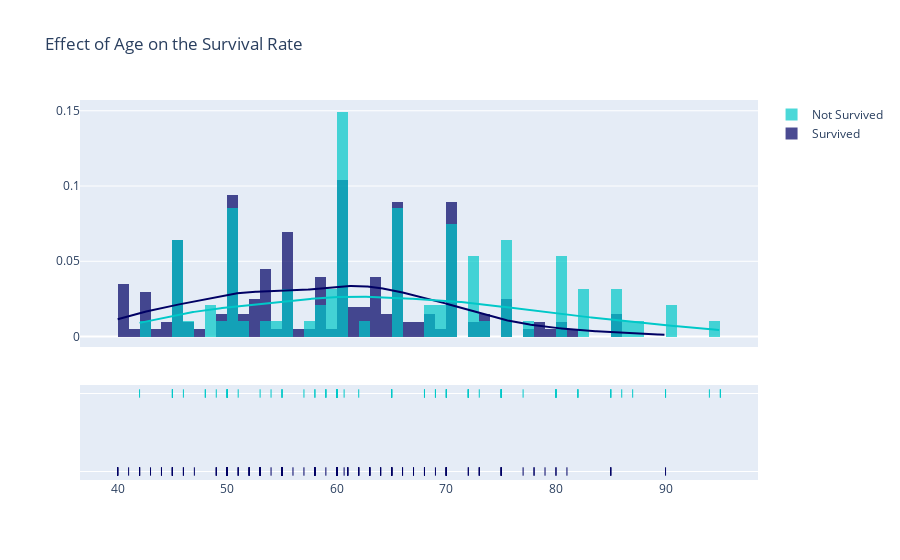

The notebook cell this image was saved under:
### Code cell
colors = ['rgb(0, 0, 100)', 'rgb(0, 200, 200)']

hist_data = [survived, not_survived]
group_labels = ['Survived', 'Not Survived']

fig = ff.create_distplot(hist_data, group_labels, bin_size=[1, 1], colors = colors)
fig.update_layout(title_text = "Effect of Age on the Survival Rate")

# show the interactive view
fig.show()

InsertChartSeparator()
# export to a png rendered format of the chart
fig.show("png")

### Figure 1 — Plotly figure (JSON) as saved in the notebook; plotly's stock layout.template omitted (floating-point values rounded to 4 significant figures; data arrays with more than 128 entries replaced by an {"elided": "..."} marker saying what was removed)
{"data": [{"autobinx": false, "histnorm": "probability density", "legendgroup": "Survived", "marker": {"color": "rgb(0, 0, 100)"}, "name": "Survived", "opacity": 0.7, "type": "histogram", "x": {"elided": "203 float values"}, "xaxis": "x", "xbins": {"end": 90, "size": 1, "start": 40}, "yaxis": "y"}, {"autobinx": false, "histnorm": "probability density", "legendgroup": "Not Survived", "marker": {"color": "rgb(0, 200, 200)"}, "name": "Not Survived", "opacity": 0.7, "type": "histogram", "x": [75, 55, 65, 50, 65, 90, 75, 60, 65, 80, 75, 62, 45, 50, 82, 87, 45, 70, 48, 65, 68, 75, 80, 95, 70, 58, 82, 94, 85, 50, 65, 69, 90, 82, 60, 70, 50, 70, 60, 50, 51, 60, 80, 57, 68, 53, 60, 70, 60, 95, 49, 72, 45, 50, 45, 60, 42, 72, 70, 65, 85, 69, 60, 60, 59, 60, 72, 85, 70, 86, 60, 46, 80, 72, 75, 72, 50, 45, 80, 59, 59, 65, 75, 58, 60.67, 50, 60, 45, 77, 48, 54, 73, 60, 55, 65, 55], "xaxis": "x", "xbins": {"end": 95, "size": 1, "start": 42}, "yaxis": "y"}, {"legendgroup": "Survived", "marker": {"color": "rgb(0, 0, 100)"}, "mode": "lines", "name": "Survived", "showlegend": false, "type": "scatter", "x": {"elided": "500 float values"}, "xaxis": "x", "y": {"elided": "500 float values"}, "yaxis": "y"}, {"legendgroup": "Not Survived", "marker": {"color": "rgb(0, 200, 200)"}, "mode": "lines", "name": "Not Survived", "showlegend": false, "type": "scatter", "x": {"elided": "500 float values"}, "xaxis": "x", "y": {"elided": "500 float values"}, "yaxis": "y"}, {"legendgroup": "Survived", "marker": {"color": "rgb(0, 0, 100)", "symbol": "line-ns-open"}, "mode": "markers", "name": "Survived", "showlegend": false, "type": "scatter", "x": {"elided": "203 float values"}, "xaxis": "x", "y": {"elided": "203 str values"}, "yaxis": "y2"}, {"legendgroup": "Not Survived", "marker": {"color": "rgb(0, 200, 200)", "symbol": "line-ns-open"}, "mode": "markers", "name": "Not Survived", "showlegend": false, "type": "scatter", "x": [75, 55, 65, 50, 65, 90, 75, 60, 65, 80, 75, 62, 45, 50, 82, 87, 45, 70, 48, 65, 68, 75, 80, 95, 70, 58, 82, 94, 85, 50, 65, 69, 90, 82, 60, 70, 50, 70, 60, 50, 51, 60, 80, 57, 68, 53, 60, 70, 60, 95, 49, 72, 45, 50, 45, 60, 42, 72, 70, 65, 85, 69, 60, 60, 59, 60, 72, 85, 70, 86, 60, 46, 80, 72, 75, 72, 50, 45, 80, 59, 59, 65, 75, 58, 60.67, 50, 60, 45, 77, 48, 54, 73, 60, 55, 65, 55], "xaxis": "x", "y": ["Not Survived", "Not Survived", "Not Survived", "Not Survived", "Not Survived", "Not Survived", "Not Survived", "Not Survived", "Not Survived", "Not Survived", "Not Survived", "Not Survived", "Not Survived", "Not Survived", "Not Survived", "Not Survived", "Not Survived", "Not Survived", "Not Survived", "Not Survived", "Not Survived", "Not Survived", "Not Survived", "Not Survived", "Not Survived", "Not Survived", "Not Survived", "Not Survived", "Not Survived", "Not Survived", "Not Survived", "Not Survived", "Not Survived", "Not Survived", "Not Survived", "Not Survived", "Not Survived", "Not Survived", "Not Survived", "Not Survived", "Not Survived", "Not Survived", "Not Survived", "Not Survived", "Not Survived", "Not Survived", "Not Survived", "Not Survived", "Not Survived", "Not Survived", "Not Survived", "Not Survived", "Not Survived", "Not Survived", "Not Survived", "Not Survived", "Not Survived", "Not Survived", "Not Survived", "Not Survived", "Not Survived", "Not Survived", "Not Survived", "Not Survived", "Not Survived", "Not Survived", "Not Survived", "Not Survived", "Not Survived", "Not Survived", "Not Survived", "Not Survived", "Not Survived", "Not Survived", "Not Survived", "Not Survived", "Not Survived", "Not Survived", "Not Survived", "Not Survived", "Not Survived", "Not Survived", "Not Survived", "Not Survived", "Not Survived", "Not Survived", "Not Survived", "Not Survived", "Not Survived", "Not Survived", "Not Survived", "Not Survived", "Not Survived", "Not Survived", "Not Survived", "Not Survived"], "yaxis": "y2"}], "layout": {"barmode": "overlay", "hovermode": "closest", "legend": {"traceorder": "reversed"}, "title": {"text": "Effect of Age on the Survival Rate"}, "xaxis": {"anchor": "y2", "domain": [0, 1], "zeroline": false}, "yaxis": {"anchor": "free", "domain": [0.35, 1], "position": 0}, "yaxis2": {"anchor": "x", "domain": [0, 0.25], "dtick": 1, "showticklabels": false}}}
